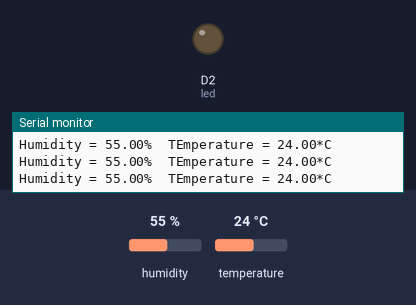
A sketch run on a simulated ESP8266 (NodeMCU). On the bench: output pins drawn as LEDs (lit = HIGH), the last lines printed to the serial monitor. Dashed ring = blinking. Inputs (shaded band) come from the test bench; at power-on: temperature 24 °C, humidity 55 %.

Above: at 2.8 s.
2.9 s: temperature set to 25.7 °C
At 4.4 s:
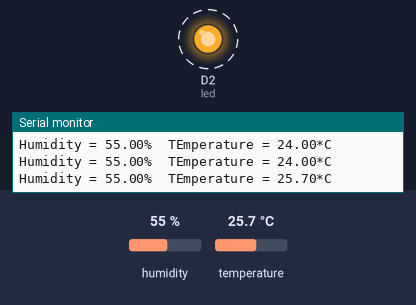
8.5 s: temperature set to 12 °C
At 9.4 s:
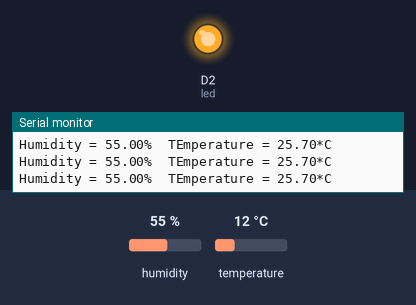
11.2 s: temperature set to 28 °C
At 12.4 s:
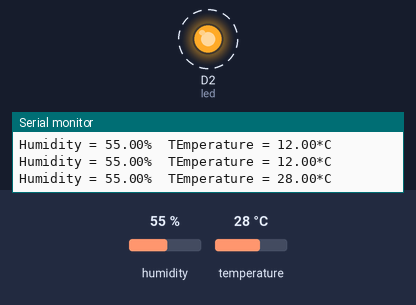
Timing chart, 0 to 22.0 s (numbered marks = the images above; inputs shaded):
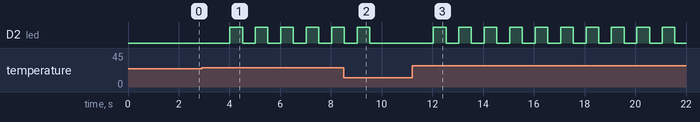

Measured:
- the behaviour switches between 24.9 and 25 °C on temperature (found by bisection; images 0 and 1)
- after the input at 2.9 s, D2 (led): alternates HIGH for 0.50 s and LOW for 0.50 s, starting after 1.1 s
- after the input at 8.5 s, D2 (led): goes on until 9.5 s, then stays LOW
- after the input at 11.2 s, D2 (led): alternates HIGH for 0.50 s and LOW for 0.50 s, starting after 0.84 s

The sketch:

code_DHT22_LED.ino
```cpp
#include "DHT.h"
#define DHTPIN D4 //ขาไหนนั้นเองต่อที่บอร์ด
#define DHTTYPE DHT22
DHT dht(DHTPIN,DHTTYPE);
const int led = D2;    //ขา13เป็นLED

void setup() {
  // put your setup code here, to run once:
 pinMode(led,OUTPUT);
 Serial.begin(1200);
 Serial.println("DHTxx test");
 dht.begin();
}

void loop() {
  // put your main code here, to run repeatedly:
  float h =dht.readHumidity();    //ความชื้น
  float t =dht.readTemperature(); //อุณหภูมิ
  if(isnan(t)||isnan(h)){
     Serial.println("Failed to read from DHT");
  }
  else{
     Serial.print("Humidity = ");
     Serial.print(h);
     Serial.print("%\t");
     Serial.print("TEmperature = ");
     Serial.print(t);
     Serial.println("*C");
   }
   if(t>=25){                       //ไฟให้กระพริบเมือ (t=อุณหภูมิ) มากกว่า 25 ให้ไฟกระพริบ
      digitalWrite(led,HIGH);
      delay(500);
      digitalWrite(led,LOW);
      delay(500);
    }
   else {
    digitalWrite(led,LOW);
    delay(500);
    }
}
```
